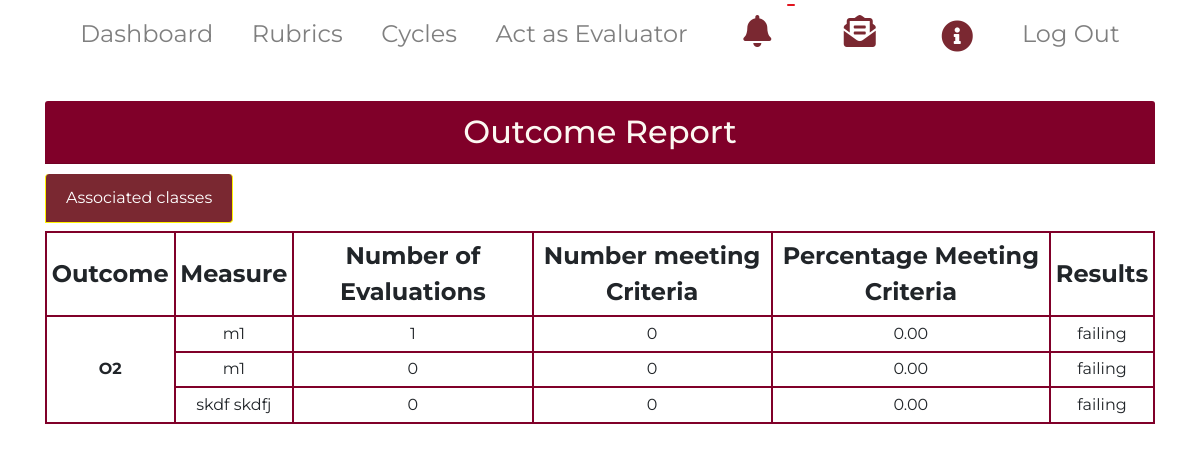
The page /generate_outcome_report/38 (signed in) on the database as committed earlier.
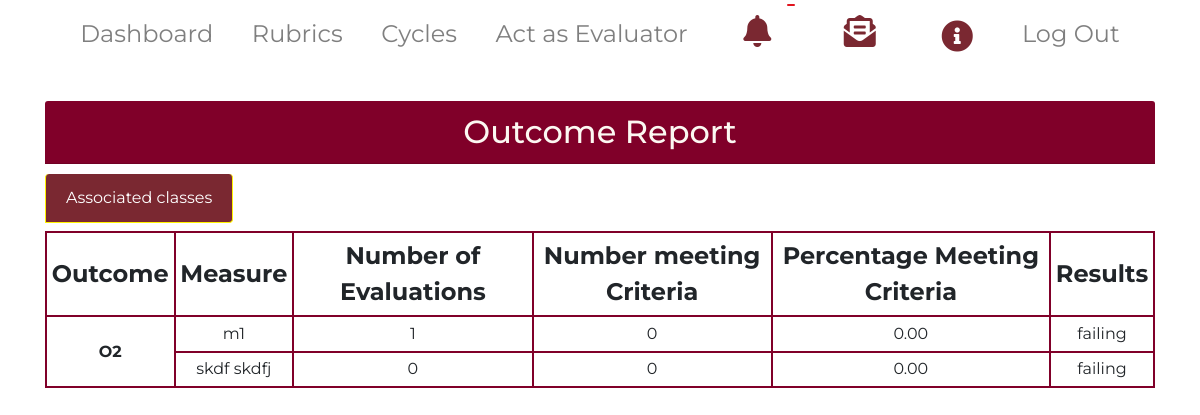
The same page on the database as committed later.
### main/models.py (models this page shows, shortened)
class Measure(models.Model):
    CUTOFF_TYPES = (('Percentage', 'Percentage'),
                  ('Percentile', 'Percentile'),
                  ('Average', 'Average')
                 )
    cutoff_type = models.CharField(max_length = 100, choices=CUTOFF_TYPES, default='Percentage')
    TOOL_TYPES = (('Rubric', 'Rubric'),
                  ('Test score', 'Test score')
                  )
    tool_type = models.CharField(max_length=100, choices=TOOL_TYPES, default='Rubric')
    STATUS_TYPES = (('passing', 'passing'),
                    ('failing', 'failing'),
                    ('passed', 'passed'),
                    ('failed', 'failed')
                    )
    status = models.CharField(max_length=100, choices=STATUS_TYPES, default='failing')
    statusPercent = models.FloatField(default=0.0)
    evaluationPercent = models.FloatField(default=0.0)
    measureTitle = models.CharField(max_length=200, default='', null=True)
    outcome = models.ForeignKey(Outcome, null=True, on_delete = models.CASCADE)
    cutoff_percentage = models.FloatField(null=True, blank = True, default=0)
    cutoff_score = models.FloatField(null=True, blank=True, default=0)
    rubric = models.ForeignKey(Rubric,null=True, blank = True, on_delete = models.CASCADE)
    test_score = models.ForeignKey(Test_score, null=True, blank = True, on_delete = models.CASCADE)
    student = models.ManyToManyField(Student)
    evaluator = models.ManyToManyField(Evaluator)
    coordinator = models.ForeignKey(CoOrdinator,null=True,on_delete=models.CASCADE)
    current = models.BooleanField(default=True)

### main/views.py (the view)
# urls.py: path('generate_outcome_report/<int:outcome_id>', views.generate_outcome_report, name = 'generate_outcome_report'),
def generate_outcome_report(request, outcome_id):
    outcome = Outcome.objects.get(id=outcome_id)
    measures = Measure.objects.filter(outcome=outcome)
    data = dict()
    evaluated_student_count = 0
    number_of_pass_cases = 0
    measure = None
    msgs = Broadcast.objects.filter(receiver=request.user.email).order_by('-sent_at')
    for measure in measures:
        evaluated_student_count = custom_students.objects.filter(measure=measure, grade__isnull = False, current=True).count()
        number_of_pass_cases = custom_students.objects.filter(measure=measure,grade__gte = measure.cutoff_score, current=True).count()
        data.update({ measure.id: [evaluated_student_count, number_of_pass_cases, measure.measureTitle, measure.statusPercent, measure.status]})
        print(data)
    if measure is None:
        context = {'outcome': outcome, 'measures': measures, 'evaluated_student_count': evaluated_student_count,
                   'number_of_pass_cases': number_of_pass_cases,'mymeasure':measure, 'msgs':msgs}
    else:
        context = {'outcome':outcome, 'measures':measures, 'evaluated_student_count':evaluated_student_count,
                   'number_of_pass_cases':number_of_pass_cases, 'data':data, 'measure_id':measure.id,
                   'count':measures.count()+1,'mymeasure':measure, 'msgs':msgs}
    return render(request, 'main/outcome_report.html', context)

### main/models.py (called while the page is built)
    def __str__(self):
        return self.title

### main/templates/main/outcome_report.html (shortened to what this page needs)
{% extends  'main/adminbase.html' %}
{%load static%}
{% block body_block %}
<div class="container">
<h2 class="card-header" ><center>Outcome Report</center></h2>
{% if mymeasure is None %}
    <div class="jumbotron jumbotron-fluid" style="  background-color: rgb(252, 243, 229);">
      <div class="container">
        <h1 class="display-4">Not enough data to generate report</h1>
        <p class="lead"> Please add some measures </p>
      </div>
    </div>
    {% else %}
    <ul class="list-group list-group-horizontal-sm mb-2">
      <li class="list-group-item active">Associated classes </li>
    </ul>
<div class="table-responsive">
<table class="table table-bordered table-hover table-sm">
  <tr>
    <th class="align-middle">Outcome</th>
    <th class="align-middle">Measure</th>
    <th class="align-middle">Number of Evaluations</th>
    <th class="align-middle">Number meeting Criteria</th>
    <th class="align-middle">Percentage Meeting Criteria</th>
    <th class="align-middle">Results</th>
  </tr>
  <tr>
      <td class="align-middle" rowspan="{{count}}"><strong>{{outcome}}</strong></td>
{%for k,m in data.items%}
      <td>{{m.2}}</td>
      <td >{{m.0}} </td>
      <td >{{m.1}} </td>
      <td>{{m.3|floatformat:2}} </td>
      <td>{{m.4}}</td>
  </tr>
{%endfor%}
</table>
    {% endif %}
</div>
</div>
{% endblock %}

Rows that differ between the two databases and show on the page:
removed Measure: measureTitle "m1", statusPercent "0.00", status "failing"
Other text that changed with them:
list line gone: "0 0"
